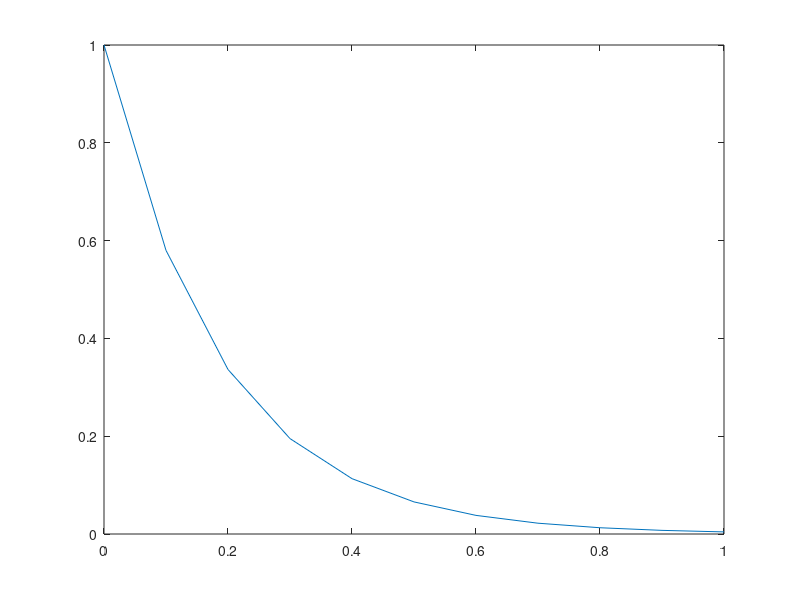

MATLAB code for this plot:
func=@(x,y)-6*y;
h=0.1;
N=10;
y(1)=1;
x(1)=0;
for n=1:N
    k1=func(x(n),y(n));
    k2=func(x(n)+(1/2*h),y(n)+(1/2*h*k1));
    y(n+1)=y(n)+(k2*h);
    x(n+1)=n*h;
end
plot(x,y)